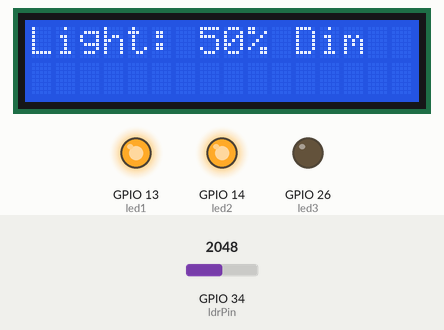
Simulated run of this sketch. Board: ESP32. Shown: 16×2 character LCD, output pins drawn as LEDs (lit = HIGH). Inputs (shaded band) come from the test bench; at power-on: GPIO 34 (ldrPin) = 2048. What the sketch prints to the serial monitor is not drawn.

Above: at 2.2 s.
2.3 s: GPIO 34 (ldrPin) set to 2157
At 3.8 s:
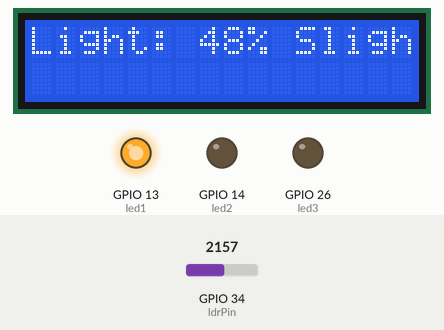
4.1 s: GPIO 34 (ldrPin) set to 491
At 5.4 s:
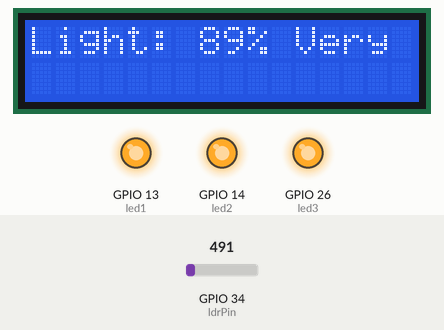
5.7 s: GPIO 34 (ldrPin) set to 814
At 6.5 s:
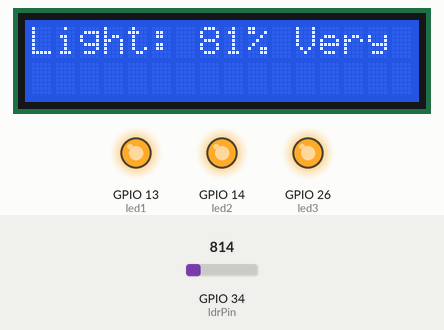
7.2 s: GPIO 34 (ldrPin) set to 924
At 8.5 s:
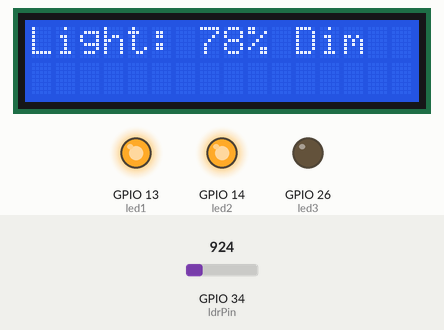
8.8 s: GPIO 34 (ldrPin) set to 3603
At 9.4 s:
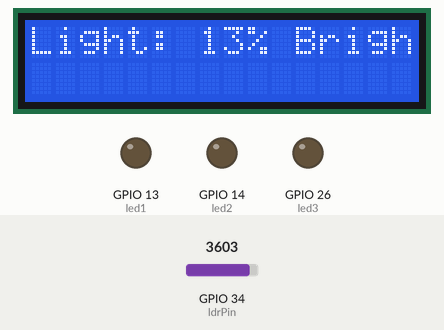
Timing chart, 0 to 11.4 s (numbered marks = the images above; inputs shaded):
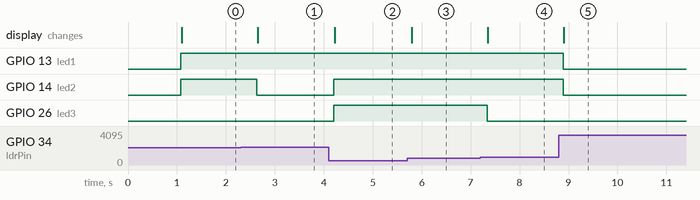

Measured:
- the behaviour switches between 2088 and 2089 on GPIO 34 (ldrPin) (found by bisection; images 0 and 1)
- the behaviour switches between 859 and 860 on GPIO 34 (ldrPin) (found by bisection; images 3 and 4)
- after the input at 2.3 s, GPIO 14 (led2): HIGH → LOW after 0.33 s; the display: changes after 0.35 s (image 1)
- after the input at 4.1 s, GPIO 14 (led2), GPIO 26 (led3): LOW → HIGH after 0.11 s; the display: changes after 0.13 s (image 2)
- after the input at 5.7 s, the display: changes after 0.09 s (image 3)
- after the input at 7.2 s, GPIO 26 (led3): HIGH → LOW after 0.14 s; the display: changes after 0.15 s (image 4)
- after the input at 8.8 s, GPIO 13 (led1), GPIO 14 (led2): HIGH → LOW after 0.09 s; the display: changes after 0.11 s (image 5)

The sketch:

lcd.ino
```cpp
#include "LdrSensor.h"
#include "LCDLibrary.h"

const int led1 = 13;
const int led2 = 14;
const int led3 = 26;
const int ldrPin = 34;

LdrSensor ldr(ldrPin);
MyLCDLibrary myLCD(0x27, 16, 2);

void setup() {
  Serial.begin(115200);

  pinMode(led1, OUTPUT);
  pinMode(led2, OUTPUT);
  pinMode(led3, OUTPUT);

  myLCD.begin();
  myLCD.printMessage("System Ready");
  delay(1000);
}

void loop() {
  int lightPercent = ldr.readPercent();

  Serial.print("Light Level: ");
  Serial.print(lightPercent);
  Serial.println("%");

  String message = "Light: " + String(lightPercent) + "%\n";

  if (lightPercent < 20) {
    digitalWrite(led1, LOW);
    digitalWrite(led2, LOW);
    digitalWrite(led3, LOW);
    message += "Bright";
  } else if (lightPercent < 50) {
    digitalWrite(led1, HIGH);
    digitalWrite(led2, LOW);
    digitalWrite(led3, LOW);
    message += "Slightly Dark";
  } else if (lightPercent < 80) {
    digitalWrite(led1, HIGH);
    digitalWrite(led2, HIGH);
    digitalWrite(led3, LOW);
    message += "Dim";
  } else {
    digitalWrite(led1, HIGH);
    digitalWrite(led2, HIGH);
    digitalWrite(led3, HIGH);
    message += "Very Dark";
  }

  myLCD.printMessage(message);

  delay(500);
}
```

LCDLibrary.cpp
```cpp
#include "LCDLibrary.h"

MyLCDLibrary::MyLCDLibrary(uint8_t lcd_addr, uint8_t lcd_cols, uint8_t lcd_rows)
  : lcd(lcd_addr, lcd_cols, lcd_rows) {}

void MyLCDLibrary::begin() {
  lcd.init();
  lcd.backlight();
}

void MyLCDLibrary::printMessage(const String &message) {
  lcd.clear();
  lcd.setCursor(0, 0);
  lcd.print(message);
}
```

LCDLibrary.h
```cpp
#ifndef LCD_LIBRARY_H
#define LCD_LIBRARY_H

#include <Arduino.h>
#include <Wire.h>
#include <LiquidCrystal_I2C.h>

class MyLCDLibrary {
  public:
    MyLCDLibrary(uint8_t lcd_addr, uint8_t lcd_cols, uint8_t lcd_rows);
    void begin();
    void printMessage(const String &message);
  private:
    LiquidCrystal_I2C lcd;
};

#endif
```

LdrSensor.cpp
```cpp
#include "Arduino.h"
#include "esp32-hal-adc.h"
#include "LdrSensor.h"
LdrSensor::LdrSensor(int analogPin){
  pin=analogPin;
  minVal=0;
  maxVal=4095;
}
int LdrSensor::readRaw(){
  return analogRead(pin);
}
int LdrSensor::readPercent(){
  int raw=readRaw();
  int percent=map(raw, minVal, maxVal, 100, 0);
  return constrain(percent, 0, 100);
}
bool LdrSensor::isDark(int threshold){
  return readPercent()>threshold;
}
```

LdrSensor.h
```cpp
#ifndef LDR_SENSOR_H
#define LDR_SENSOR_H
#include <Arduino.h>
class LdrSensor {
private:
  int pin;
  int minVal, maxVal;
public:
  LdrSensor(int analogPin);
  int readRaw();
  int readPercent();
  bool isDark(int threshold=70);
};
#endif
```
